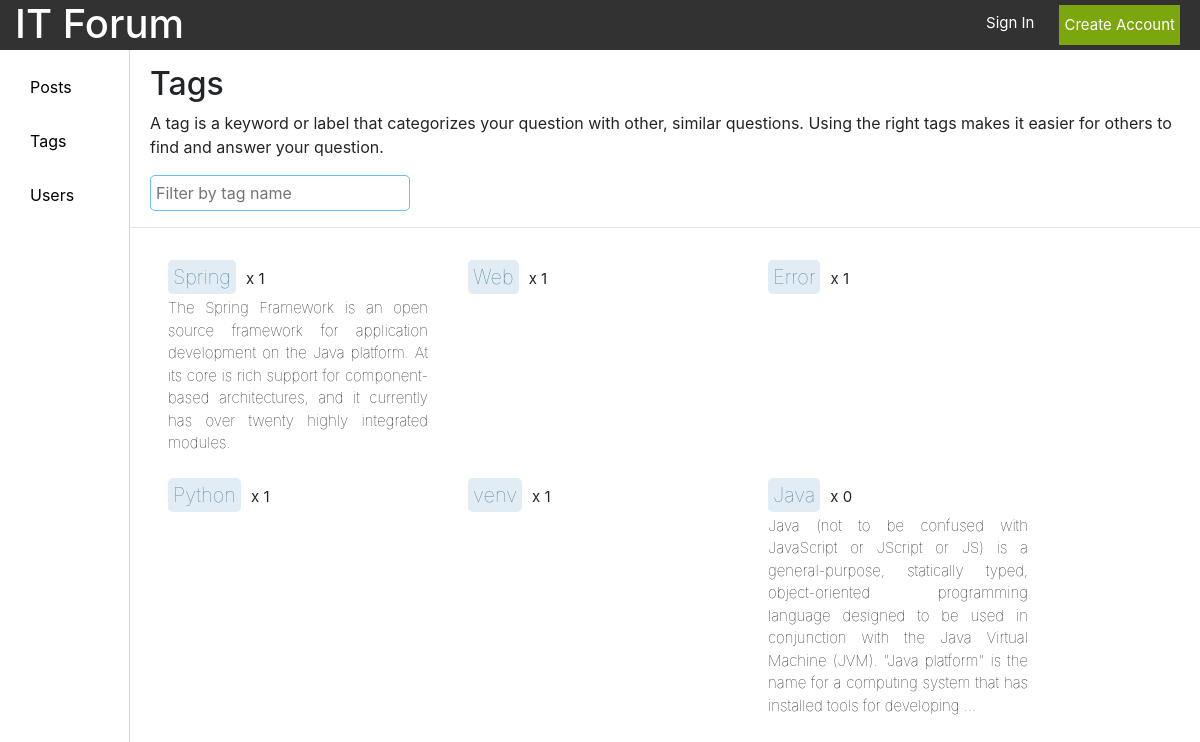
The app's page /tags/ with its own data.
### forum/models.py (models this page shows, shortened)
class Tag(models.Model):
    id = models.AutoField(primary_key=True)
    name = models.CharField(max_length=15, unique=True)
    context = models.TextField(default='', blank=True, null=True)
    creator = models.ForeignKey(UserProfile, on_delete=models.CASCADE)
    create = models.DateTimeField(auto_now_add=True)
    count = models.IntegerField(default=0)

### forum/views.py (the view)
# urls.py: path('tags/', views.tags, name='tags'),
def tags(request):
    all_tags = Tag.objects.all()
    form = CreateTag()
    context = {'tags': all_tags, 'form': form}
    return render(request, 'tag/tags.html', context=context)

### forum/forms.py
class CreateTag(ModelForm):
    class Meta:
        model = Tag
        fields = ('name', 'context')

### templates/tag/tags.html (shortened to what this page needs)
{% load static %}
<!DOCTYPE html>
<html lang="en">
<head>
    <link rel="stylesheet" href="https://stackpath.bootstrapcdn.com/bootstrap/4.1.3/css/bootstrap.min.css"
>
    <link rel="stylesheet" href="{% static 'css/style.css' %}">
</head>
<body>
<header class="header container-fluid d-flex justify-content-between">
    <a href="/">
        <h1>IT Forum</h1>
    </a>
    {% if user.is_authenticated %}
        <div class="d-flex justify-content-end">
            <span class="username"><a href="/profile">{{ user.username }}</a></span>
            <a class="log_out" href="/logout">
                <p class="small_text">Log out</p>
            </a>
        </div>
    {% else %}
        <div class="d-flex justify-content-end">
            <a class="sign_in_text" href="/login">
                <p class="small_text">Sign In</p>
            </a>
            <button class="btn-default green_btn small_text" onclick="location.href='/registration'">Create Account
            </button>
        </div>
    {% endif %}
</header>
<section class="d-flex content">
    <div class="list">
        <ul class="left_sidebar">
            <li id="posts"><a href="/posts">Posts</a></li>
            <li id="tags"><a href="/tags">Tags</a></li>
            <li id="users"><a href="/users">Users</a></li>
        </ul>
    </div>
    <div class="page">
        <div class="tags_head">
            <div class="d-flex justify-content-between">
                <h2>Tags</h2>
            </div>
            <p>A tag is a keyword or label that categorizes your question with other, similar questions. Using the right
                tags makes it easier for others to find and answer your question.</p>
            <input type="text" class="search_field" placeholder="Filter by tag name"/>
        </div>
        <hr/>
        <div>
            {% if tags %}
                <div class="d-flex flex-wrap p-2">
                    {% for tag in tags %}
                        <div class="tag_div">
                            <p><span class="tag_names"
                                     onclick="location.href = '/posts?tag={{ tag.name }}'">{{ tag.name }}</span><span
                                    class="tag_count">x {{ tag.count }}</span></p>
                            {% if tag.context == None %}
                            {% else %}
                                <p class="tag_desc">{{ tag.context }}</p>
                            {% endif %}
                        </div>
                    {% endfor %}
                </div>
            {% endif %}
        </div>
    </div>
</section>
</body>
</html>

### static/css/style.css (style rules this page uses)
* { padding: 0; margin: 0; }
.header { position: fixed; width: 100%; height: 50px; background: #323232; }
.header > a, .header > a:focus, .header > a:hover { text-decoration: none; color: white; }
.header > a > h1, .header > a > h1:focus, .header > a > h1:hover { color: white; }
.green_btn { background-color: #7BA60D; margin: 5px; border: none; padding: 5px; color: white; cursor: pointer; }
.small_text { font-size: 15px; }
.sign_in_text, .sign_in_text:focus, .sign_in_text:hover { color: white; margin-top: 12px; text-decoration: none; margin-right: 20px; }
.left_sidebar { list-style: none; }
.left_sidebar > li { margin-top: 20px; padding: 5px 50px 5px 30px; }
.left_sidebar > li > a, .left_sidebar > li > a:focus, .left_sidebar > li > a:hover { color: black; text-decoration: none; cursor: pointer; }
.content { padding-top: 50px; }
.list { border-right: 1px solid #D6D9DC; display: inline-block; width: 130px; height: 100%; position: fixed; top: 50px; left: 0; background-color: white; overflow-x: hidden; }
.page { overflow-y: hidden; margin-left: 130px; width: available; width: -moz-available; width: -webkit-fill-available; }
.search_field { border: 1px solid #66BFFF; border-radius: 5px; padding: 5px; }
.users_head, .tags_head { margin-left: 20px; margin-top: 15px; }
.tag_div > p { margin-bottom: 5px; }
.tag_names { margin-left: 20px; background-color: #E1ECF4; padding: 5px; font-size: 20px; font-weight: lighter; color: #507C9C; border-radius: 5px; cursor: pointer; }
.tag_count { font-size: 15px; padding-left: 10px; }
.tag_desc { margin-left: 20px; font-size: 15px; font-weight: lighter; color: black; }
.tag_div { width: 300px; overflow-y: auto; padding: 10px; text-align: justify; }

### records on screen
Tag: name "Spring", count "1", context "The Spring Framework is an open source framework for application development on the Java platform. At its core is rich support for component-based architectures, and it currently has over twenty highly integrated modules."
Tag: name "Web", count "1"
Tag: name "Error", count "1"
Tag: name "Python", count "1"
Tag: name "venv", count "1"
Tag: name "Java", count "0", context "Java (not to be confused with JavaScript or JScript or JS) is a general-purpose, statically typed, object-oriented programming language designed to be used in conjunction with the Java Virtual Machine (JVM). \"Java platform\" is the name for a computing system that has installed tools for developing ..."
